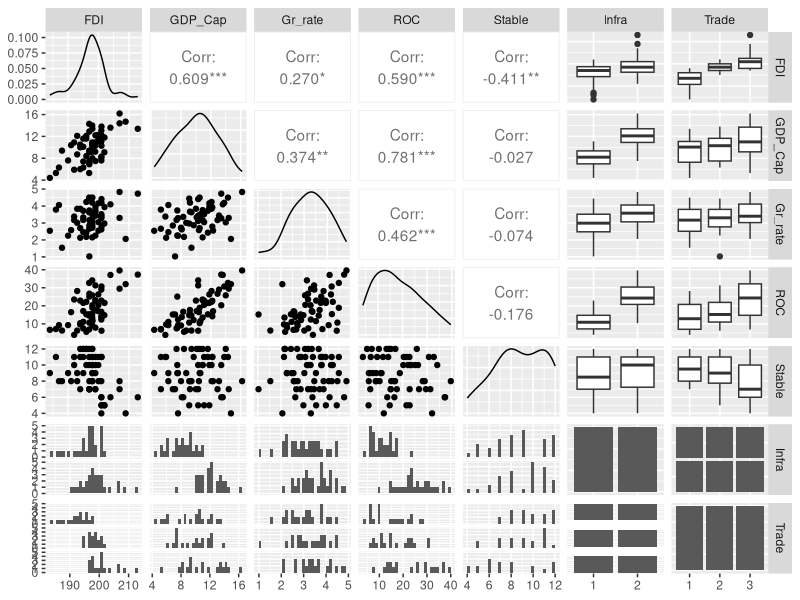

This figure's R source:
## ---- chunk 1
library(tidyverse)
# you should have already installed this package for Practical 2 (Section 5)
library(GGally)
## ---- chunk 2
mydataq1 <- read.csv("data/FDI.csv", header = T) 
## ---- chunk 3
glimpse(mydataq1)
## ---- chunk 4
mydataq1 <- mydataq1 %>%
  mutate(Infra = as_factor(Infra),
         Trade = as_factor(Trade)
         )
## ---- chunk 5
GGally::ggpairs(mydataq1)
## ---- chunk 6
contrasts(mydataq1$Infra)
## ---- chunk 7
contrasts(mydataq1$Trade)
## ---- chunk 8
m1 <- lm(FDI ~ GDP_Cap + Gr_rate + ROC + Stable + Infra + Trade, data = mydataq1)
## ---- chunk 9
summary(m1)
